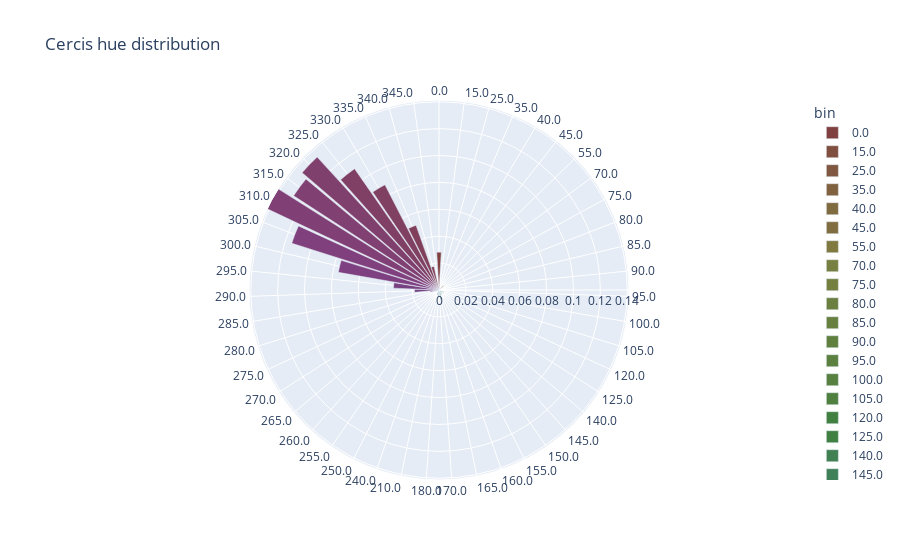

The code cell stored with this chart in its notebook:
### Markdown cell above
Next view hue distribution.

### Code cell
from plotly import graph_objects as go, express as px

from pytcherplants.utils import *

cmap = {str(k): f"hsv({str(int(k / 360 * 100))}%, 50%, 50%)" for k in hsv_props.keys()}
ff = pd.DataFrame(zip([str(k) for k in hsv_props.keys()], hsv_props.values()), columns=['bin', 'mass'])
fig = px.bar_polar(
    ff,
    title="Cercis hue distribution",
    r='mass',
    range_r=[0, max(ff['mass'])],
    theta='bin',
    range_theta=[0, 360],
    color='bin',
    color_discrete_map=cmap,
    labels=None)
#fig.update_layout(showlegend=False, polar_angularaxis_tickfont_size=7, polar_radialaxis_tickfont_size=7)
#fig = plot_hue_distribution(hsv_props, f"Cercis hue distribution")
fig.show()

### Figure 1 — Plotly figure (JSON) as saved in the notebook; plotly's stock layout.template omitted (floating-point values rounded to 4 significant figures)
{"data": [{"hovertemplate": "bin=%{theta}<br>mass=%{r}<extra></extra>", "legendgroup": "0.0", "marker": {"color": "hsv(0%, 50%, 50%)", "pattern": {"shape": ""}}, "name": "0.0", "r": [0.02817], "showlegend": true, "subplot": "polar", "theta": ["0.0"], "type": "barpolar"}, {"hovertemplate": "bin=%{theta}<br>mass=%{r}<extra></extra>", "legendgroup": "15.0", "marker": {"color": "hsv(4%, 50%, 50%)", "pattern": {"shape": ""}}, "name": "15.0", "r": [0.0002493], "showlegend": true, "subplot": "polar", "theta": ["15.0"], "type": "barpolar"}, {"hovertemplate": "bin=%{theta}<br>mass=%{r}<extra></extra>", "legendgroup": "25.0", "marker": {"color": "hsv(6%, 50%, 50%)", "pattern": {"shape": ""}}, "name": "25.0", "r": [0.0007478], "showlegend": true, "subplot": "polar", "theta": ["25.0"], "type": "barpolar"}, {"hovertemplate": "bin=%{theta}<br>mass=%{r}<extra></extra>", "legendgroup": "35.0", "marker": {"color": "hsv(9%, 50%, 50%)", "pattern": {"shape": ""}}, "name": "35.0", "r": [0.0002493], "showlegend": true, "subplot": "polar", "theta": ["35.0"], "type": "barpolar"}, {"hovertemplate": "bin=%{theta}<br>mass=%{r}<extra></extra>", "legendgroup": "40.0", "marker": {"color": "hsv(11%, 50%, 50%)", "pattern": {"shape": ""}}, "name": "40.0", "r": [0.0002493], "showlegend": true, "subplot": "polar", "theta": ["40.0"], "type": "barpolar"}, {"hovertemplate": "bin=%{theta}<br>mass=%{r}<extra></extra>", "legendgroup": "45.0", "marker": {"color": "hsv(12%, 50%, 50%)", "pattern": {"shape": ""}}, "name": "45.0", "r": [0.0007478], "showlegend": true, "subplot": "polar", "theta": ["45.0"], "type": "barpolar"}, {"hovertemplate": "bin=%{theta}<br>mass=%{r}<extra></extra>", "legendgroup": "55.0", "marker": {"color": "hsv(15%, 50%, 50%)", "pattern": {"shape": ""}}, "name": "55.0", "r": [0.004487], "showlegend": true, "subplot": "polar", "theta": ["55.0"], "type": "barpolar"}, {"hovertemplate": "bin=%{theta}<br>mass=%{r}<extra></extra>", "legendgroup": "70.0", "marker": {"color": "hsv(19%, 50%, 50%)", "pattern": {"shape": ""}}, "name": "70.0", "r": [0.0002493], "showlegend": true, "subplot": "polar", "theta": ["70.0"], "type": "barpolar"}, {"hovertemplate": "bin=%{theta}<br>mass=%{r}<extra></extra>", "legendgroup": "75.0", "marker": {"color": "hsv(20%, 50%, 50%)", "pattern": {"shape": ""}}, "name": "75.0", "r": [0.0002493], "showlegend": true, "subplot": "polar", "theta": ["75.0"], "type": "barpolar"}, {"hovertemplate": "bin=%{theta}<br>mass=%{r}<extra></extra>", "legendgroup": "80.0", "marker": {"color": "hsv(22%, 50%, 50%)", "pattern": {"shape": ""}}, "name": "80.0", "r": [0.0002493], "showlegend": true, "subplot": "polar", "theta": ["80.0"], "type": "barpolar"}, {"hovertemplate": "bin=%{theta}<br>mass=%{r}<extra></extra>", "legendgroup": "85.0", "marker": {"color": "hsv(23%, 50%, 50%)", "pattern": {"shape": ""}}, "name": "85.0", "r": [0.0002493], "showlegend": true, "subplot": "polar", "theta": ["85.0"], "type": "barpolar"}, {"hovertemplate": "bin=%{theta}<br>mass=%{r}<extra></extra>", "legendgroup": "90.0", "marker": {"color": "hsv(25%, 50%, 50%)", "pattern": {"shape": ""}}, "name": "90.0", "r": [0.0007478], "showlegend": true, "subplot": "polar", "theta": ["90.0"], "type": "barpolar"}, {"hovertemplate": "bin=%{theta}<br>mass=%{r}<extra></extra>", "legendgroup": "95.0", "marker": {"color": "hsv(26%, 50%, 50%)", "pattern": {"shape": ""}}, "name": "95.0", "r": [0.0004985], "showlegend": true, "subplot": "polar", "theta": ["95.0"], "type": "barpolar"}, {"hovertemplate": "bin=%{theta}<br>mass=%{r}<extra></extra>", "legendgroup": "100.0", "marker": {"color": "hsv(27%, 50%, 50%)", "pattern": {"shape": ""}}, "name": "100.0", "r": [0.0004985], "showlegend": true, "subplot": "polar", "theta": ["100.0"], "type": "barpolar"}, {"hovertemplate": "bin=%{theta}<br>mass=%{r}<extra></extra>", "legendgroup": "105.0", "marker": {"color": "hsv(29%, 50%, 50%)", "pattern": {"shape": ""}}, "name": "105.0", "r": [0.0002493], "showlegend": true, "subplot": "polar", "theta": ["105.0"], "type": "barpolar"}, {"hovertemplate": "bin=%{theta}<br>mass=%{r}<extra></extra>", "legendgroup": "120.0", "marker": {"color": "hsv(33%, 50%, 50%)", "pattern": {"shape": ""}}, "name": "120.0", "r": [0.003988], "showlegend": true, "subplot": "polar", "theta": ["120.0"], "type": "barpolar"}, {"hovertemplate": "bin=%{theta}<br>mass=%{r}<extra></extra>", "legendgroup": "125.0", "marker": {"color": "hsv(34%, 50%, 50%)", "pattern": {"shape": ""}}, "name": "125.0", "r": [0.0004985], "showlegend": true, "subplot": "polar", "theta": ["125.0"], "type": "barpolar"}, {"hovertemplate": "bin=%{theta}<br>mass=%{r}<extra></extra>", "legendgroup": "140.0", "marker": {"color": "hsv(38%, 50%, 50%)", "pattern": {"shape": ""}}, "name": "140.0", "r": [0.002243], "showlegend": true, "subplot": "polar", "theta": ["140.0"], "type": "barpolar"}, {"hovertemplate": "bin=%{theta}<br>mass=%{r}<extra></extra>", "legendgroup": "145.0", "marker": {"color": "hsv(40%, 50%, 50%)", "pattern": {"shape": ""}}, "name": "145.0", "r": [0.000997], "showlegend": true, "subplot": "polar", "theta": ["145.0"], "type": "barpolar"}, {"hovertemplate": "bin=%{theta}<br>mass=%{r}<extra></extra>", "legendgroup": "150.0", "marker": {"color": "hsv(41%, 50%, 50%)", "pattern": {"shape": ""}}, "name": "150.0", "r": [0.003739], "showlegend": true, "subplot": "polar", "theta": ["150.0"], "type": "barpolar"}, {"hovertemplate": "bin=%{theta}<br>mass=%{r}<extra></extra>", "legendgroup": "155.0", "marker": {"color": "hsv(43%, 50%, 50%)", "pattern": {"shape": ""}}, "name": "155.0", "r": [0.001246], "showlegend": true, "subplot": "polar", "theta": ["155.0"], "type": "barpolar"}, {"hovertemplate": "bin=%{theta}<br>mass=%{r}<extra></extra>", "legendgroup": "160.0", "marker": {"color": "hsv(44%, 50%, 50%)", "pattern": {"shape": ""}}, "name": "160.0", "r": [0.003988], "showlegend": true, "subplot": "polar", "theta": ["160.0"], "type": "barpolar"}, {"hovertemplate": "bin=%{theta}<br>mass=%{r}<extra></extra>", "legendgroup": "165.0", "marker": {"color": "hsv(45%, 50%, 50%)", "pattern": {"shape": ""}}, "name": "165.0", "r": [0.007228], "showlegend": true, "subplot": "polar", "theta": ["165.0"], "type": "barpolar"}, {"hovertemplate": "bin=%{theta}<br>mass=%{r}<extra></extra>", "legendgroup": "170.0", "marker": {"color": "hsv(47%, 50%, 50%)", "pattern": {"shape": ""}}, "name": "170.0", "r": [0.0007478], "showlegend": true, "subplot": "polar", "theta": ["170.0"], "type": "barpolar"}, {"hovertemplate": "bin=%{theta}<br>mass=%{r}<extra></extra>", "legendgroup": "180.0", "marker": {"color": "hsv(50%, 50%, 50%)", "pattern": {"shape": ""}}, "name": "180.0", "r": [0.005234], "showlegend": true, "subplot": "polar", "theta": ["180.0"], "type": "barpolar"}, {"hovertemplate": "bin=%{theta}<br>mass=%{r}<extra></extra>", "legendgroup": "210.0", "marker": {"color": "hsv(58%, 50%, 50%)", "pattern": {"shape": ""}}, "name": "210.0", "r": [0.0002493], "showlegend": true, "subplot": "polar", "theta": ["210.0"], "type": "barpolar"}, {"hovertemplate": "bin=%{theta}<br>mass=%{r}<extra></extra>", "legendgroup": "240.0", "marker": {"color": "hsv(66%, 50%, 50%)", "pattern": {"shape": ""}}, "name": "240.0", "r": [0.003739], "showlegend": true, "subplot": "polar", "theta": ["240.0"], "type": "barpolar"}, {"hovertemplate": "bin=%{theta}<br>mass=%{r}<extra></extra>", "legendgroup": "250.0", "marker": {"color": "hsv(69%, 50%, 50%)", "pattern": {"shape": ""}}, "name": "250.0", "r": [0.0002493], "showlegend": true, "subplot": "polar", "theta": ["250.0"], "type": "barpolar"}, {"hovertemplate": "bin=%{theta}<br>mass=%{r}<extra></extra>", "legendgroup": "255.0", "marker": {"color": "hsv(70%, 50%, 50%)", "pattern": {"shape": ""}}, "name": "255.0", "r": [0.0004985], "showlegend": true, "subplot": "polar", "theta": ["255.0"], "type": "barpolar"}, {"hovertemplate": "bin=%{theta}<br>mass=%{r}<extra></extra>", "legendgroup": "260.0", "marker": {"color": "hsv(72%, 50%, 50%)", "pattern": {"shape": ""}}, "name": "260.0", "r": [0.0004985], "showlegend": true, "subplot": "polar", "theta": ["260.0"], "type": "barpolar"}, {"hovertemplate": "bin=%{theta}<br>mass=%{r}<extra></extra>", "legendgroup": "265.0", "marker": {"color": "hsv(73%, 50%, 50%)", "pattern": {"shape": ""}}, "name": "265.0", "r": [0.0002493], "showlegend": true, "subplot": "polar", "theta": ["265.0"], "type": "barpolar"}, {"hovertemplate": "bin=%{theta}<br>mass=%{r}<extra></extra>", "legendgroup": "270.0", "marker": {"color": "hsv(75%, 50%, 50%)", "pattern": {"shape": ""}}, "name": "270.0", "r": [0.000997], "showlegend": true, "subplot": "polar", "theta": ["270.0"], "type": "barpolar"}, {"hovertemplate": "bin=%{theta}<br>mass=%{r}<extra></extra>", "legendgroup": "275.0", "marker": {"color": "hsv(76%, 50%, 50%)", "pattern": {"shape": ""}}, "name": "275.0", "r": [0.000997], "showlegend": true, "subplot": "polar", "theta": ["275.0"], "type": "barpolar"}, {"hovertemplate": "bin=%{theta}<br>mass=%{r}<extra></extra>", "legendgroup": "280.0", "marker": {"color": "hsv(77%, 50%, 50%)", "pattern": {"shape": ""}}, "name": "280.0", "r": [0.002493], "showlegend": true, "subplot": "polar", "theta": ["280.0"], "type": "barpolar"}, {"hovertemplate": "bin=%{theta}<br>mass=%{r}<extra></extra>", "legendgroup": "285.0", "marker": {"color": "hsv(79%, 50%, 50%)", "pattern": {"shape": ""}}, "name": "285.0", "r": [0.00673], "showlegend": true, "subplot": "polar", "theta": ["285.0"], "type": "barpolar"}, {"hovertemplate": "bin=%{theta}<br>mass=%{r}<extra></extra>", "legendgroup": "290.0", "marker": {"color": "hsv(80%, 50%, 50%)", "pattern": {"shape": ""}}, "name": "290.0", "r": [0.0182], "showlegend": true, "subplot": "polar", "theta": ["290.0"], "type": "barpolar"}, {"hovertemplate": "bin=%{theta}<br>mass=%{r}<extra></extra>", "legendgroup": "295.0", "marker": {"color": "hsv(81%, 50%, 50%)", "pattern": {"shape": ""}}, "name": "295.0", "r": [0.0339], "showlegend": true, "subplot": "polar", "theta": ["295.0"], "type": "barpolar"}, {"hovertemplate": "bin=%{theta}<br>mass=%{r}<extra></extra>", "legendgroup": "300.0", "marker": {"color": "hsv(83%, 50%, 50%)", "pattern": {"shape": ""}}, "name": "300.0", "r": [0.07602], "showlegend": true, "subplot": "polar", "theta": ["300.0"], "type": "barpolar"}, {"hovertemplate": "bin=%{theta}<br>mass=%{r}<extra></extra>", "legendgroup": "305.0", "marker": {"color": "hsv(84%, 50%, 50%)", "pattern": {"shape": ""}}, "name": "305.0", "r": [0.1149], "showlegend": true, "subplot": "polar", "theta": ["305.0"], "type": "barpolar"}, {"hovertemplate": "bin=%{theta}<br>mass=%{r}<extra></extra>", "legendgroup": "310.0", "marker": {"color": "hsv(86%, 50%, 50%)", "pattern": {"shape": ""}}, "name": "310.0", "r": [0.1413], "showlegend": true, "subplot": "polar", "theta": ["310.0"], "type": "barpolar"}, {"hovertemplate": "bin=%{theta}<br>mass=%{r}<extra></extra>", "legendgroup": "315.0", "marker": {"color": "hsv(87%, 50%, 50%)", "pattern": {"shape": ""}}, "name": "315.0", "r": [0.1289], "showlegend": true, "subplot": "polar", "theta": ["315.0"], "type": "barpolar"}, {"hovertemplate": "bin=%{theta}<br>mass=%{r}<extra></extra>", "legendgroup": "320.0", "marker": {"color": "hsv(88%, 50%, 50%)", "pattern": {"shape": ""}}, "name": "320.0", "r": [0.1341], "showlegend": true, "subplot": "polar", "theta": ["320.0"], "type": "barpolar"}, {"hovertemplate": "bin=%{theta}<br>mass=%{r}<extra></extra>", "legendgroup": "325.0", "marker": {"color": "hsv(90%, 50%, 50%)", "pattern": {"shape": ""}}, "name": "325.0", "r": [0.1099], "showlegend": true, "subplot": "polar", "theta": ["325.0"], "type": "barpolar"}, {"hovertemplate": "bin=%{theta}<br>mass=%{r}<extra></extra>", "legendgroup": "330.0", "marker": {"color": "hsv(91%, 50%, 50%)", "pattern": {"shape": ""}}, "name": "330.0", "r": [0.08799], "showlegend": true, "subplot": "polar", "theta": ["330.0"], "type": "barpolar"}, {"hovertemplate": "bin=%{theta}<br>mass=%{r}<extra></extra>", "legendgroup": "335.0", "marker": {"color": "hsv(93%, 50%, 50%)", "pattern": {"shape": ""}}, "name": "335.0", "r": [0.0511], "showlegend": true, "subplot": "polar", "theta": ["335.0"], "type": "barpolar"}, {"hovertemplate": "bin=%{theta}<br>mass=%{r}<extra></extra>", "legendgroup": "340.0", "marker": {"color": "hsv(94%, 50%, 50%)", "pattern": {"shape": ""}}, "name": "340.0", "r": [0.01795], "showlegend": true, "subplot": "polar", "theta": ["340.0"], "type": "barpolar"}, {"hovertemplate": "bin=%{theta}<br>mass=%{r}<extra></extra>", "legendgroup": "345.0", "marker": {"color": "hsv(95%, 50%, 50%)", "pattern": {"shape": ""}}, "name": "345.0", "r": [0.001246], "showlegend": true, "subplot": "polar", "theta": ["345.0"], "type": "barpolar"}], "layout": {"barmode": "relative", "legend": {"title": {"text": "bin"}, "tracegroupgap": 0}, "polar": {"angularaxis": {"categoryarray": ["0.0", "15.0", "25.0", "35.0", "40.0", "45.0", "55.0", "70.0", "75.0", "80.0", "85.0", "90.0", "95.0", "100.0", "105.0", "120.0", "125.0", "140.0", "145.0", "150.0", "155.0", "160.0", "165.0", "170.0", "180.0", "210.0", "240.0", "250.0", "255.0", "260.0", "265.0", "270.0", "275.0", "280.0", "285.0", "290.0", "295.0", "300.0", "305.0", "310.0", "315.0", "320.0", "325.0", "330.0", "335.0", "340.0", "345.0"], "categoryorder": "array", "direction": "clockwise", "rotation": 90}, "domain": {"x": [0, 1], "y": [0, 1]}, "radialaxis": {"range": [0, 0.1413]}, "sector": [0, 360]}, "title": {"text": "Cercis hue distribution"}}}
